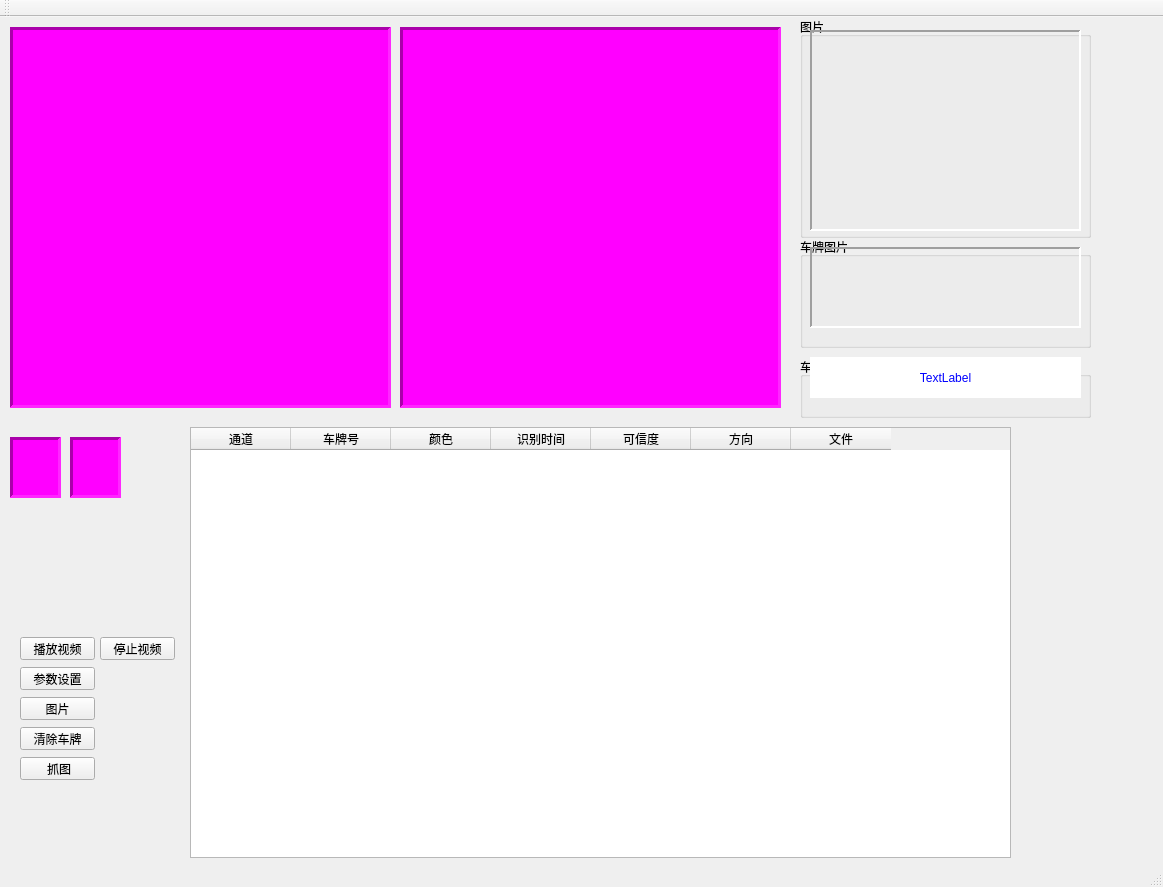
<?xml version="1.0" encoding="UTF-8"?>
<ui version="4.0">
 <class>MainWindow</class>
 <widget class="QMainWindow" name="MainWindow">
  <property name="geometry">
   <rect>
    <x>0</x>
    <y>0</y>
    <width>1163</width>
    <height>887</height>
   </rect>
  </property>
  <property name="windowTitle">
   <string>成都辛为科技---车牌识别Demo</string>
  </property>
  <widget class="QWidget" name="centralWidget">
   <widget class="QLabel" name="lblVideo1">
    <property name="geometry">
     <rect>
      <x>10</x>
      <y>10</y>
      <width>381</width>
      <height>381</height>
     </rect>
    </property>
    <property name="styleSheet">
     <string notr="true">background-color: rgb(255, 0, 255);</string>
    </property>
    <property name="frameShape">
     <enum>QFrame::Panel</enum>
    </property>
    <property name="frameShadow">
     <enum>QFrame::Sunken</enum>
    </property>
    <property name="lineWidth">
     <number>3</number>
    </property>
    <property name="text">
     <string/>
    </property>
    <property name="scaledContents">
     <bool>true</bool>
    </property>
   </widget>
   <widget class="QGroupBox" name="groupBox">
    <property name="geometry">
     <rect>
      <x>800</x>
      <y>0</y>
      <width>291</width>
      <height>221</height>
     </rect>
    </property>
    <property name="title">
     <string>图片</string>
    </property>
    <widget class="QLabel" name="lblImage">
     <property name="geometry">
      <rect>
       <x>10</x>
       <y>13</y>
       <width>271</width>
       <height>201</height>
      </rect>
     </property>
     <property name="frameShape">
      <enum>QFrame::Panel</enum>
     </property>
     <property name="frameShadow">
      <enum>QFrame::Sunken</enum>
     </property>
     <property name="lineWidth">
      <number>2</number>
     </property>
     <property name="text">
      <string/>
     </property>
     <property name="scaledContents">
      <bool>true</bool>
     </property>
    </widget>
   </widget>
   <widget class="QGroupBox" name="groupBox_2">
    <property name="geometry">
     <rect>
      <x>800</x>
      <y>220</y>
      <width>291</width>
      <height>111</height>
     </rect>
    </property>
    <property name="title">
     <string>车牌图片</string>
    </property>
    <widget class="QLabel" name="lblPlateImage">
     <property name="geometry">
      <rect>
       <x>10</x>
       <y>10</y>
       <width>271</width>
       <height>81</height>
      </rect>
     </property>
     <property name="frameShape">
      <enum>QFrame::Panel</enum>
     </property>
     <property name="frameShadow">
      <enum>QFrame::Sunken</enum>
     </property>
     <property name="lineWidth">
      <number>2</number>
     </property>
     <property name="text">
      <string/>
     </property>
     <property name="scaledContents">
      <bool>true</bool>
     </property>
    </widget>
   </widget>
   <widget class="QGroupBox" name="groupBox_3">
    <property name="geometry">
     <rect>
      <x>800</x>
      <y>340</y>
      <width>291</width>
      <height>61</height>
     </rect>
    </property>
    <property name="title">
     <string>车牌号码</string>
    </property>
    <widget class="QLabel" name="lblPlate">
     <property name="geometry">
      <rect>
       <x>10</x>
       <y>0</y>
       <width>271</width>
       <height>41</height>
      </rect>
     </property>
     <property name="styleSheet">
      <string notr="true">background-color: rgb(255, 255, 255);
color: rgb(0, 0, 255);
font: 75 20pt &quot;黑体&quot;;</string>
     </property>
     <property name="text">
      <string>TextLabel</string>
     </property>
     <property name="alignment">
      <set>Qt::AlignCenter</set>
     </property>
    </widget>
   </widget>
   <widget class="QTableWidget" name="tableWidget">
    <property name="geometry">
     <rect>
      <x>190</x>
      <y>410</y>
      <width>821</width>
      <height>431</height>
     </rect>
    </property>
    <column>
     <property name="text">
      <string>通道</string>
     </property>
    </column>
    <column>
     <property name="text">
      <string>车牌号</string>
     </property>
    </column>
    <column>
     <property name="text">
      <string>颜色</string>
     </property>
    </column>
    <column>
     <property name="text">
      <string>识别时间</string>
     </property>
    </column>
    <column>
     <property name="text">
      <string>可信度</string>
     </property>
    </column>
    <column>
     <property name="text">
      <string>方向</string>
     </property>
    </column>
    <column>
     <property name="text">
      <string>文件</string>
     </property>
    </column>
   </widget>
   <widget class="QPushButton" name="btnParam">
    <property name="geometry">
     <rect>
      <x>20</x>
      <y>650</y>
      <width>75</width>
      <height>23</height>
     </rect>
    </property>
    <property name="text">
     <string>参数设置</string>
    </property>
   </widget>
   <widget class="QPushButton" name="btnImagePath">
    <property name="geometry">
     <rect>
      <x>20</x>
      <y>680</y>
      <width>75</width>
      <height>23</height>
     </rect>
    </property>
    <property name="text">
     <string>图片</string>
    </property>
   </widget>
   <widget class="QPushButton" name="btnOpenVideo">
    <property name="geometry">
     <rect>
      <x>20</x>
      <y>620</y>
      <width>75</width>
      <height>23</height>
     </rect>
    </property>
    <property name="text">
     <string>播放视频</string>
    </property>
   </widget>
   <widget class="QPushButton" name="btnCloseVideo">
    <property name="geometry">
     <rect>
      <x>100</x>
      <y>620</y>
      <width>75</width>
      <height>23</height>
     </rect>
    </property>
    <property name="text">
     <string>停止视频</string>
    </property>
   </widget>
   <widget class="QPushButton" name="btnClear">
    <property name="geometry">
     <rect>
      <x>20</x>
      <y>710</y>
      <width>75</width>
      <height>23</height>
     </rect>
    </property>
    <property name="text">
     <string>清除车牌</string>
    </property>
   </widget>
   <widget class="QPushButton" name="btnCapture">
    <property name="geometry">
     <rect>
      <x>20</x>
      <y>740</y>
      <width>75</width>
      <height>23</height>
     </rect>
    </property>
    <property name="text">
     <string> 抓图</string>
    </property>
   </widget>
   <widget class="QLabel" name="lblVideo2">
    <property name="geometry">
     <rect>
      <x>400</x>
      <y>10</y>
      <width>381</width>
      <height>381</height>
     </rect>
    </property>
    <property name="styleSheet">
     <string notr="true">background-color: rgb(255, 0, 255);</string>
    </property>
    <property name="frameShape">
     <enum>QFrame::Panel</enum>
    </property>
    <property name="frameShadow">
     <enum>QFrame::Sunken</enum>
    </property>
    <property name="lineWidth">
     <number>3</number>
    </property>
    <property name="text">
     <string/>
    </property>
    <property name="scaledContents">
     <bool>true</bool>
    </property>
   </widget>
   <widget class="QLabel" name="lblVideo4">
    <property name="geometry">
     <rect>
      <x>70</x>
      <y>420</y>
      <width>51</width>
      <height>61</height>
     </rect>
    </property>
    <property name="styleSheet">
     <string notr="true">background-color: rgb(255, 0, 255);</string>
    </property>
    <property name="frameShape">
     <enum>QFrame::Panel</enum>
    </property>
    <property name="frameShadow">
     <enum>QFrame::Sunken</enum>
    </property>
    <property name="lineWidth">
     <number>3</number>
    </property>
    <property name="text">
     <string/>
    </property>
    <property name="scaledContents">
     <bool>true</bool>
    </property>
   </widget>
   <widget class="QLabel" name="lblVideo3">
    <property name="geometry">
     <rect>
      <x>10</x>
      <y>420</y>
      <width>51</width>
      <height>61</height>
     </rect>
    </property>
    <property name="styleSheet">
     <string notr="true">background-color: rgb(255, 0, 255);</string>
    </property>
    <property name="frameShape">
     <enum>QFrame::Panel</enum>
    </property>
    <property name="frameShadow">
     <enum>QFrame::Sunken</enum>
    </property>
    <property name="lineWidth">
     <number>3</number>
    </property>
    <property name="text">
     <string/>
    </property>
    <property name="scaledContents">
     <bool>true</bool>
    </property>
   </widget>
  </widget>
  <widget class="QMenuBar" name="menuBar">
   <property name="geometry">
    <rect>
     <x>0</x>
     <y>0</y>
     <width>1163</width>
     <height>19</height>
    </rect>
   </property>
  </widget>
  <widget class="QToolBar" name="mainToolBar">
   <attribute name="toolBarArea">
    <enum>TopToolBarArea</enum>
   </attribute>
   <attribute name="toolBarBreak">
    <bool>false</bool>
   </attribute>
  </widget>
  <widget class="QStatusBar" name="statusBar"/>
 </widget>
 <layoutdefault spacing="6" margin="11"/>
 <resources/>
 <connections/>
</ui>
